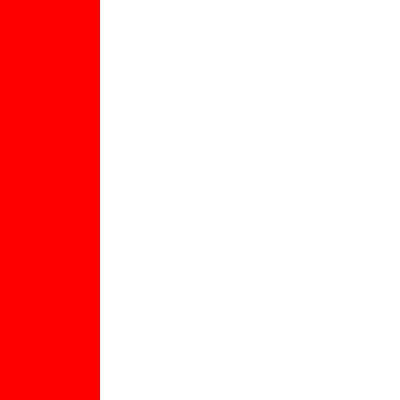
Frame 1 (no input)
Frame 60 (no input): identical to frame 1, image omitted
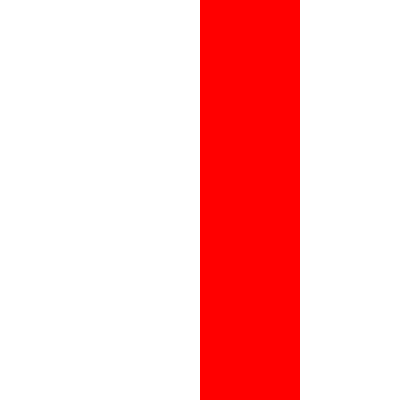
Frame 120 (the mouse pressed at the canvas centre since frame 60)

The p5.js sketch that drew these frames (run headless with seeded random() and noise() and a simulated clock; from frame 60 on, the mouse is pressed at the canvas centre):

// p5.js sketch
// ── sketch.js
function setup() {
  createCanvas(400, 400);
}

function draw() {
  background(255);

  let range = width / 4;

  noStroke();
  fill("red");
  if (mouseX < range) {
    rect(0, 0, range, height);
  } else if (mouseX < range * 2) {
    rect(range, 0, range, height);
  } else if (mouseX < range * 3) {
    rect(range * 2, 0, range, height);
  } else {
    rect(range * 3, 0, range, height);
  }
}
